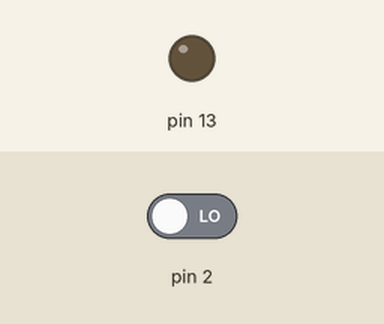
Bench run of a sketch on a simulated Arduino Uno, built with avr-gcc and run on an emulated ATmega328P. On the bench: output pins drawn as LEDs (lit = HIGH). Inputs (shaded band) come from the test bench; at power-on: pin 2 LOW.

Above: at 1.2 s.
1.3 s: pin 2 driven HIGH
At 1.7 s:
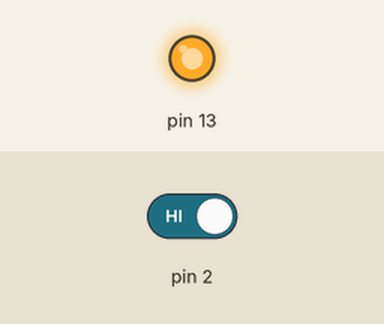
Timing chart, 0 to 4.3 s (numbered marks = the images above; inputs shaded):
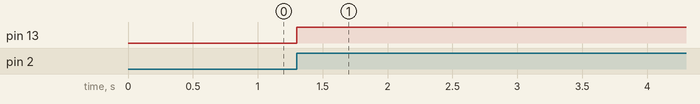

The sketch:

lab06_millis_sketch.ino
```cpp
byte led=0; //Состояние светодиода
byte oldled=1; //Последнее состояние светодиода, для исключения ложных переключений
long previousMillis = 0; //Время последнего нажатия кнопки

void setup()
{
 pinMode(13, OUTPUT);
 pinMode(2, INPUT);
}

void loop()
{
if(digitalRead(2)==HIGH) { //Когда нажата кнопка
   //Если от предыдущего нажатия прошло больше 100 миллисекунд
   if (millis() - previousMillis > 100) {
     //Запоминаем время первого срабатывания
     previousMillis = millis();
     if (led==oldled) { //Проверка, что состояние кнопки изменилось
       led=!led;
     }
   }
} else {
 oldled=led;
}
digitalWrite(13,led); //Переключаем светодиод

}
```

Measured:
- after the input at 1.3 s, pin 13: LOW → HIGH at once
